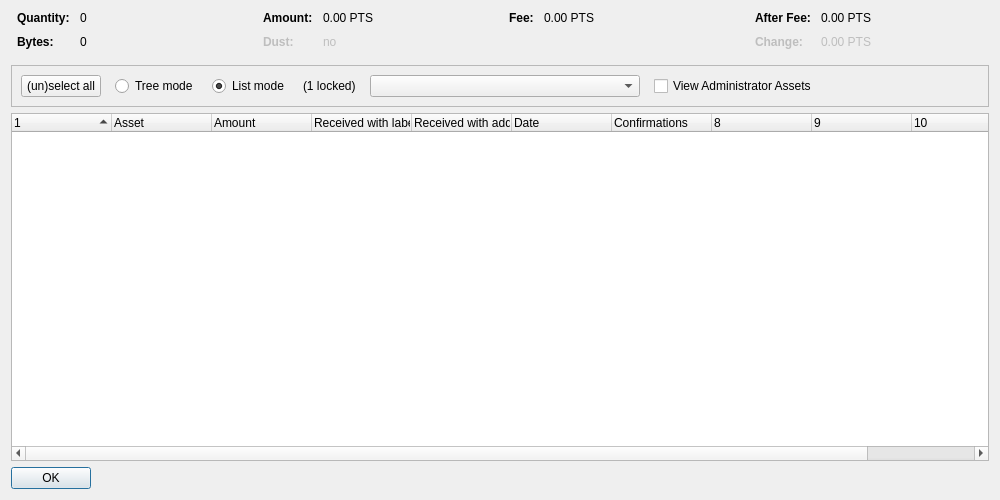
<?xml version="1.0" encoding="UTF-8"?>
<ui version="4.0">
 <class>AssetControlDialog</class>
 <widget class="QDialog" name="AssetControlDialog">
  <property name="geometry">
   <rect>
    <x>0</x>
    <y>0</y>
    <width>1000</width>
    <height>500</height>
   </rect>
  </property>
  <property name="windowTitle">
   <string>Asset Selection</string>
  </property>
  <layout class="QVBoxLayout" name="verticalLayout">
   <item>
    <layout class="QHBoxLayout" name="horizontalLayoutTop" stretch="0,0,0,0">
     <property name="topMargin">
      <number>0</number>
     </property>
     <property name="bottomMargin">
      <number>10</number>
     </property>
     <item>
      <layout class="QFormLayout" name="formLayoutAssetControl1">
       <property name="horizontalSpacing">
        <number>10</number>
       </property>
       <property name="verticalSpacing">
        <number>10</number>
       </property>
       <property name="leftMargin">
        <number>6</number>
       </property>
       <property name="rightMargin">
        <number>6</number>
       </property>
       <item row="0" column="0">
        <widget class="QLabel" name="labelAssetControlQuantityText">
         <property name="font">
          <font>
           <weight>75</weight>
           <bold>true</bold>
          </font>
         </property>
         <property name="text">
          <string>Quantity:</string>
         </property>
        </widget>
       </item>
       <item row="0" column="1">
        <widget class="QLabel" name="labelAssetControlQuantity">
         <property name="cursor">
          <cursorShape>IBeamCursor</cursorShape>
         </property>
         <property name="contextMenuPolicy">
          <enum>Qt::ActionsContextMenu</enum>
         </property>
         <property name="text">
          <string notr="true">0</string>
         </property>
         <property name="textInteractionFlags">
          <set>Qt::LinksAccessibleByMouse|Qt::TextSelectableByKeyboard|Qt::TextSelectableByMouse</set>
         </property>
        </widget>
       </item>
       <item row="1" column="0">
        <widget class="QLabel" name="labelAssetControlBytesText">
         <property name="font">
          <font>
           <weight>75</weight>
           <bold>true</bold>
          </font>
         </property>
         <property name="text">
          <string>Bytes:</string>
         </property>
        </widget>
       </item>
       <item row="1" column="1">
        <widget class="QLabel" name="labelAssetControlBytes">
         <property name="cursor">
          <cursorShape>IBeamCursor</cursorShape>
         </property>
         <property name="contextMenuPolicy">
          <enum>Qt::ActionsContextMenu</enum>
         </property>
         <property name="text">
          <string notr="true">0</string>
         </property>
         <property name="textInteractionFlags">
          <set>Qt::LinksAccessibleByMouse|Qt::TextSelectableByKeyboard|Qt::TextSelectableByMouse</set>
         </property>
        </widget>
       </item>
      </layout>
     </item>
     <item>
      <layout class="QFormLayout" name="formLayoutAssetControl2">
       <property name="horizontalSpacing">
        <number>10</number>
       </property>
       <property name="verticalSpacing">
        <number>10</number>
       </property>
       <property name="leftMargin">
        <number>6</number>
       </property>
       <property name="rightMargin">
        <number>6</number>
       </property>
       <item row="0" column="0">
        <widget class="QLabel" name="labelAssetControlAmountText">
         <property name="font">
          <font>
           <weight>75</weight>
           <bold>true</bold>
          </font>
         </property>
         <property name="text">
          <string>Amount:</string>
         </property>
        </widget>
       </item>
       <item row="0" column="1">
        <widget class="QLabel" name="labelAssetControlAmount">
         <property name="cursor">
          <cursorShape>IBeamCursor</cursorShape>
         </property>
         <property name="contextMenuPolicy">
          <enum>Qt::ActionsContextMenu</enum>
         </property>
         <property name="text">
          <string notr="true">0.00 PTS</string>
         </property>
         <property name="textInteractionFlags">
          <set>Qt::LinksAccessibleByMouse|Qt::TextSelectableByKeyboard|Qt::TextSelectableByMouse</set>
         </property>
        </widget>
       </item>
       <item row="1" column="0">
        <widget class="QLabel" name="labelAssetControlLowOutputText">
         <property name="enabled">
          <bool>false</bool>
         </property>
         <property name="font">
          <font>
           <weight>75</weight>
           <bold>true</bold>
          </font>
         </property>
         <property name="text">
          <string>Dust:</string>
         </property>
        </widget>
       </item>
       <item row="1" column="1">
        <widget class="QLabel" name="labelAssetControlLowOutput">
         <property name="enabled">
          <bool>false</bool>
         </property>
         <property name="cursor">
          <cursorShape>IBeamCursor</cursorShape>
         </property>
         <property name="contextMenuPolicy">
          <enum>Qt::ActionsContextMenu</enum>
         </property>
         <property name="text">
          <string notr="true">no</string>
         </property>
         <property name="textInteractionFlags">
          <set>Qt::LinksAccessibleByMouse|Qt::TextSelectableByKeyboard|Qt::TextSelectableByMouse</set>
         </property>
        </widget>
       </item>
      </layout>
     </item>
     <item>
      <layout class="QFormLayout" name="formLayoutAssetControl3">
       <property name="horizontalSpacing">
        <number>10</number>
       </property>
       <property name="verticalSpacing">
        <number>10</number>
       </property>
       <property name="leftMargin">
        <number>6</number>
       </property>
       <property name="rightMargin">
        <number>6</number>
       </property>
       <item row="0" column="0">
        <widget class="QLabel" name="labelAssetControlFeeText">
         <property name="font">
          <font>
           <weight>75</weight>
           <bold>true</bold>
          </font>
         </property>
         <property name="text">
          <string>Fee:</string>
         </property>
        </widget>
       </item>
       <item row="0" column="1">
        <widget class="QLabel" name="labelAssetControlFee">
         <property name="cursor">
          <cursorShape>IBeamCursor</cursorShape>
         </property>
         <property name="contextMenuPolicy">
          <enum>Qt::ActionsContextMenu</enum>
         </property>
         <property name="text">
          <string notr="true">0.00 PTS</string>
         </property>
         <property name="textInteractionFlags">
          <set>Qt::LinksAccessibleByMouse|Qt::TextSelectableByKeyboard|Qt::TextSelectableByMouse</set>
         </property>
        </widget>
       </item>
      </layout>
     </item>
     <item>
      <layout class="QFormLayout" name="formLayoutAssetControl4">
       <property name="horizontalSpacing">
        <number>10</number>
       </property>
       <property name="verticalSpacing">
        <number>10</number>
       </property>
       <property name="leftMargin">
        <number>6</number>
       </property>
       <property name="rightMargin">
        <number>6</number>
       </property>
       <item row="0" column="0">
        <widget class="QLabel" name="labelAssetControlAfterFeeText">
         <property name="font">
          <font>
           <weight>75</weight>
           <bold>true</bold>
          </font>
         </property>
         <property name="text">
          <string>After Fee:</string>
         </property>
        </widget>
       </item>
       <item row="0" column="1">
        <widget class="QLabel" name="labelAssetControlAfterFee">
         <property name="cursor">
          <cursorShape>IBeamCursor</cursorShape>
         </property>
         <property name="contextMenuPolicy">
          <enum>Qt::ActionsContextMenu</enum>
         </property>
         <property name="text">
          <string notr="true">0.00 PTS</string>
         </property>
         <property name="textInteractionFlags">
          <set>Qt::LinksAccessibleByMouse|Qt::TextSelectableByKeyboard|Qt::TextSelectableByMouse</set>
         </property>
        </widget>
       </item>
       <item row="1" column="0">
        <widget class="QLabel" name="labelAssetControlChangeText">
         <property name="enabled">
          <bool>false</bool>
         </property>
         <property name="font">
          <font>
           <weight>75</weight>
           <bold>true</bold>
          </font>
         </property>
         <property name="text">
          <string>Change:</string>
         </property>
        </widget>
       </item>
       <item row="1" column="1">
        <widget class="QLabel" name="labelAssetControlChange">
         <property name="enabled">
          <bool>false</bool>
         </property>
         <property name="cursor">
          <cursorShape>IBeamCursor</cursorShape>
         </property>
         <property name="contextMenuPolicy">
          <enum>Qt::ActionsContextMenu</enum>
         </property>
         <property name="text">
          <string notr="true">0.00 PTS</string>
         </property>
         <property name="textInteractionFlags">
          <set>Qt::LinksAccessibleByMouse|Qt::TextSelectableByKeyboard|Qt::TextSelectableByMouse</set>
         </property>
        </widget>
       </item>
      </layout>
     </item>
    </layout>
   </item>
   <item>
    <widget class="QFrame" name="frame">
     <property name="minimumSize">
      <size>
       <width>0</width>
       <height>40</height>
      </size>
     </property>
     <property name="frameShape">
      <enum>QFrame::StyledPanel</enum>
     </property>
     <property name="frameShadow">
      <enum>QFrame::Sunken</enum>
     </property>
     <layout class="QHBoxLayout" name="horizontalLayout">
      <item>
       <layout class="QHBoxLayout" name="horizontalLayoutPanel" stretch="0,0,0,0,0,0,0">
        <property name="spacing">
         <number>14</number>
        </property>
        <item>
         <widget class="QPushButton" name="pushButtonSelectAll">
          <property name="sizePolicy">
           <sizepolicy hsizetype="Maximum" vsizetype="Fixed">
            <horstretch>0</horstretch>
            <verstretch>0</verstretch>
           </sizepolicy>
          </property>
          <property name="text">
           <string>(un)select all</string>
          </property>
          <property name="autoDefault">
           <bool>false</bool>
          </property>
         </widget>
        </item>
        <item>
         <widget class="QRadioButton" name="radioTreeMode">
          <property name="sizePolicy">
           <sizepolicy hsizetype="Maximum" vsizetype="Fixed">
            <horstretch>0</horstretch>
            <verstretch>0</verstretch>
           </sizepolicy>
          </property>
          <property name="text">
           <string>Tree mode</string>
          </property>
         </widget>
        </item>
        <item>
         <widget class="QRadioButton" name="radioListMode">
          <property name="sizePolicy">
           <sizepolicy hsizetype="Maximum" vsizetype="Fixed">
            <horstretch>0</horstretch>
            <verstretch>0</verstretch>
           </sizepolicy>
          </property>
          <property name="text">
           <string>List mode</string>
          </property>
          <property name="checked">
           <bool>true</bool>
          </property>
         </widget>
        </item>
        <item>
         <widget class="QLabel" name="labelLocked">
          <property name="text">
           <string notr="true">(1 locked)</string>
          </property>
         </widget>
        </item>
        <item>
         <widget class="QComboBox" name="assetList">
          <property name="minimumContentsLength">
           <number>30</number>
          </property>
         </widget>
        </item>
        <item>
         <widget class="QCheckBox" name="viewAdministrator">
          <property name="toolTip">
           <string>View assets that you have the ownership asset for</string>
          </property>
          <property name="text">
           <string>View Administrator Assets</string>
          </property>
         </widget>
        </item>
        <item>
         <spacer name="horizontalSpacer">
          <property name="orientation">
           <enum>Qt::Horizontal</enum>
          </property>
          <property name="sizeHint" stdset="0">
           <size>
            <width>40</width>
            <height>20</height>
           </size>
          </property>
         </spacer>
        </item>
       </layout>
      </item>
     </layout>
    </widget>
   </item>
   <item>
    <widget class="AssetControlTreeWidget" name="treeWidget">
     <property name="contextMenuPolicy">
      <enum>Qt::CustomContextMenu</enum>
     </property>
     <property name="sortingEnabled">
      <bool>false</bool>
     </property>
     <property name="columnCount">
      <number>11</number>
     </property>
     <attribute name="headerShowSortIndicator" stdset="0">
      <bool>true</bool>
     </attribute>
     <attribute name="headerStretchLastSection">
      <bool>false</bool>
     </attribute>
     <column>
      <property name="text">
       <string/>
      </property>
     </column>
     <column>
      <property name="text">
       <string>Asset</string>
      </property>
     </column>
     <column>
      <property name="text">
       <string>Amount</string>
      </property>
     </column>
     <column>
      <property name="text">
       <string>Received with label</string>
      </property>
     </column>
     <column>
      <property name="text">
       <string>Received with address</string>
      </property>
     </column>
     <column>
      <property name="text">
       <string>Date</string>
      </property>
     </column>
     <column>
      <property name="text">
       <string>Confirmations</string>
      </property>
      <property name="toolTip">
       <string>Confirmed</string>
      </property>
     </column>
     <column>
      <property name="text">
       <string/>
      </property>
     </column>
     <column>
      <property name="text">
       <string/>
      </property>
     </column>
     <column>
      <property name="text">
       <string/>
      </property>
     </column>
     <column>
      <property name="text">
       <string/>
      </property>
     </column>
    </widget>
   </item>
   <item>
    <widget class="QDialogButtonBox" name="buttonBox">
     <property name="sizePolicy">
      <sizepolicy hsizetype="Maximum" vsizetype="Fixed">
       <horstretch>0</horstretch>
       <verstretch>0</verstretch>
      </sizepolicy>
     </property>
     <property name="orientation">
      <enum>Qt::Horizontal</enum>
     </property>
     <property name="standardButtons">
      <set>QDialogButtonBox::Ok</set>
     </property>
    </widget>
   </item>
  </layout>
 </widget>
 <customwidgets>
  <customwidget>
   <class>AssetControlTreeWidget</class>
   <extends>QTreeWidget</extends>
   <header location="global">qt/assetcontroltreewidget.h</header>
  </customwidget>
 </customwidgets>
 <resources/>
 <connections/>
</ui>
